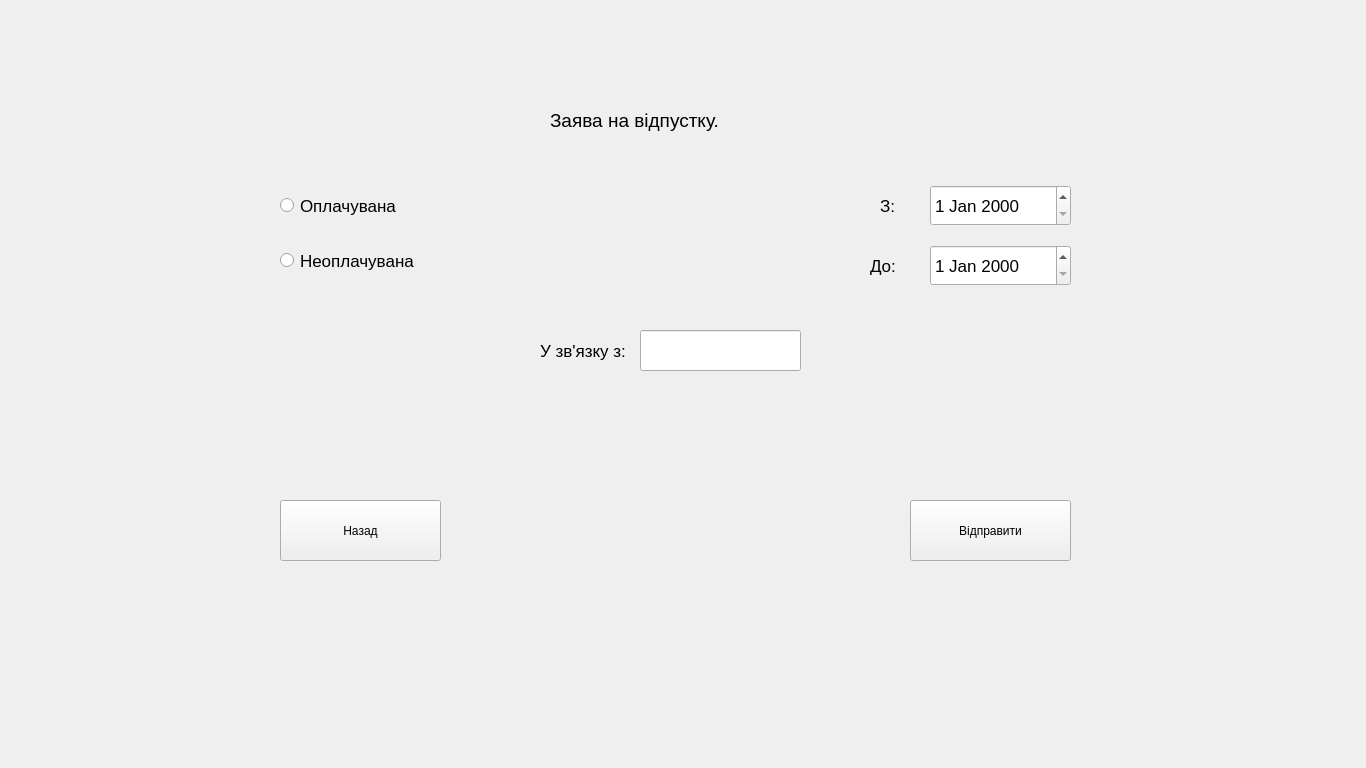
<?xml version="1.0" encoding="UTF-8"?>
<ui version="4.0">
 <class>Frame</class>
 <widget class="QFrame" name="Frame">
  <property name="geometry">
   <rect>
    <x>0</x>
    <y>0</y>
    <width>1366</width>
    <height>768</height>
   </rect>
  </property>
  <property name="windowTitle">
   <string>Frame</string>
  </property>
  <widget class="QLabel" name="label">
   <property name="geometry">
    <rect>
     <x>550</x>
     <y>90</y>
     <width>181</width>
     <height>61</height>
    </rect>
   </property>
   <property name="font">
    <font>
     <pointsize>14</pointsize>
    </font>
   </property>
   <property name="text">
    <string>Заява на відпустку.</string>
   </property>
  </widget>
  <widget class="QRadioButton" name="radioButton">
   <property name="geometry">
    <rect>
     <x>280</x>
     <y>180</y>
     <width>131</width>
     <height>51</height>
    </rect>
   </property>
   <property name="font">
    <font>
     <pointsize>13</pointsize>
    </font>
   </property>
   <property name="text">
    <string>Оплачувана</string>
   </property>
  </widget>
  <widget class="QRadioButton" name="radioButton_2">
   <property name="geometry">
    <rect>
     <x>280</x>
     <y>240</y>
     <width>141</width>
     <height>41</height>
    </rect>
   </property>
   <property name="font">
    <font>
     <pointsize>13</pointsize>
    </font>
   </property>
   <property name="text">
    <string>Неоплачувана</string>
   </property>
  </widget>
  <widget class="QLabel" name="label_2">
   <property name="geometry">
    <rect>
     <x>880</x>
     <y>195</y>
     <width>51</width>
     <height>21</height>
    </rect>
   </property>
   <property name="font">
    <font>
     <pointsize>13</pointsize>
    </font>
   </property>
   <property name="text">
    <string>З:</string>
   </property>
  </widget>
  <widget class="QLabel" name="label_3">
   <property name="geometry">
    <rect>
     <x>870</x>
     <y>255</y>
     <width>47</width>
     <height>21</height>
    </rect>
   </property>
   <property name="font">
    <font>
     <pointsize>13</pointsize>
    </font>
   </property>
   <property name="text">
    <string>До:</string>
   </property>
  </widget>
  <widget class="QLabel" name="label_4">
   <property name="geometry">
    <rect>
     <x>540</x>
     <y>340</y>
     <width>101</width>
     <height>21</height>
    </rect>
   </property>
   <property name="font">
    <font>
     <pointsize>13</pointsize>
    </font>
   </property>
   <property name="text">
    <string>У зв'язку з:</string>
   </property>
  </widget>
  <widget class="QLineEdit" name="lineEdit_3">
   <property name="geometry">
    <rect>
     <x>640</x>
     <y>330</y>
     <width>161</width>
     <height>41</height>
    </rect>
   </property>
   <property name="font">
    <font>
     <pointsize>13</pointsize>
    </font>
   </property>
   <property name="text">
    <string/>
   </property>
  </widget>
  <widget class="QDateEdit" name="dateEdit">
   <property name="geometry">
    <rect>
     <x>930</x>
     <y>185</y>
     <width>141</width>
     <height>41</height>
    </rect>
   </property>
   <property name="font">
    <font>
     <pointsize>13</pointsize>
    </font>
   </property>
  </widget>
  <widget class="QDateEdit" name="dateEdit_2">
   <property name="geometry">
    <rect>
     <x>930</x>
     <y>245</y>
     <width>141</width>
     <height>41</height>
    </rect>
   </property>
   <property name="font">
    <font>
     <pointsize>13</pointsize>
    </font>
   </property>
  </widget>
  <widget class="QPushButton" name="pushButton">
   <property name="geometry">
    <rect>
     <x>280</x>
     <y>500</y>
     <width>161</width>
     <height>61</height>
    </rect>
   </property>
   <property name="text">
    <string>Назад</string>
   </property>
  </widget>
  <widget class="QPushButton" name="pushButton_2">
   <property name="geometry">
    <rect>
     <x>910</x>
     <y>500</y>
     <width>161</width>
     <height>61</height>
    </rect>
   </property>
   <property name="text">
    <string>Відправити</string>
   </property>
  </widget>
 </widget>
 <resources/>
 <connections/>
</ui>
